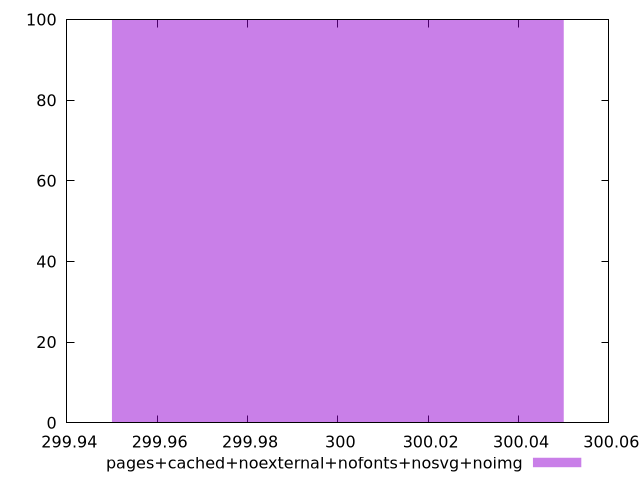

Generate this figure with gnuplot:
$_pagesCachedNoexternalNofontsNosvgNoimg <<EOF
300 100
EOF
set key outside below
set terminal pngcairo
set output "report_00006_2020-11-02T20-21-41.718Z/uses-text-compression/pages+cached+noexternal+nofonts+nosvg+noimg//raw_hist.png"
set yrange [0:100]
set boxwidth 0.1
set style fill transparent solid 0.5 noborder
plot $_pagesCachedNoexternalNofontsNosvgNoimg title "pages+cached+noexternal+nofonts+nosvg+noimg" with boxes ,
